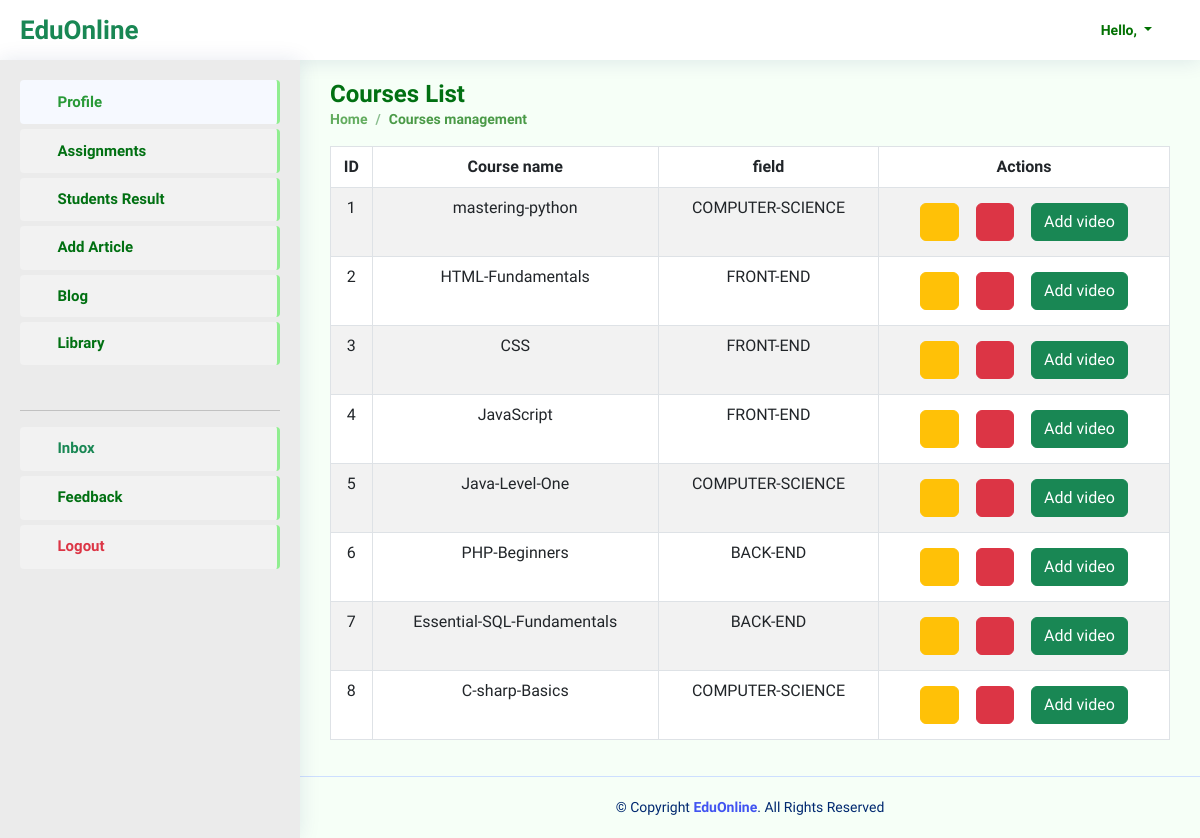
The page /course/courses-management on the database as committed earlier.
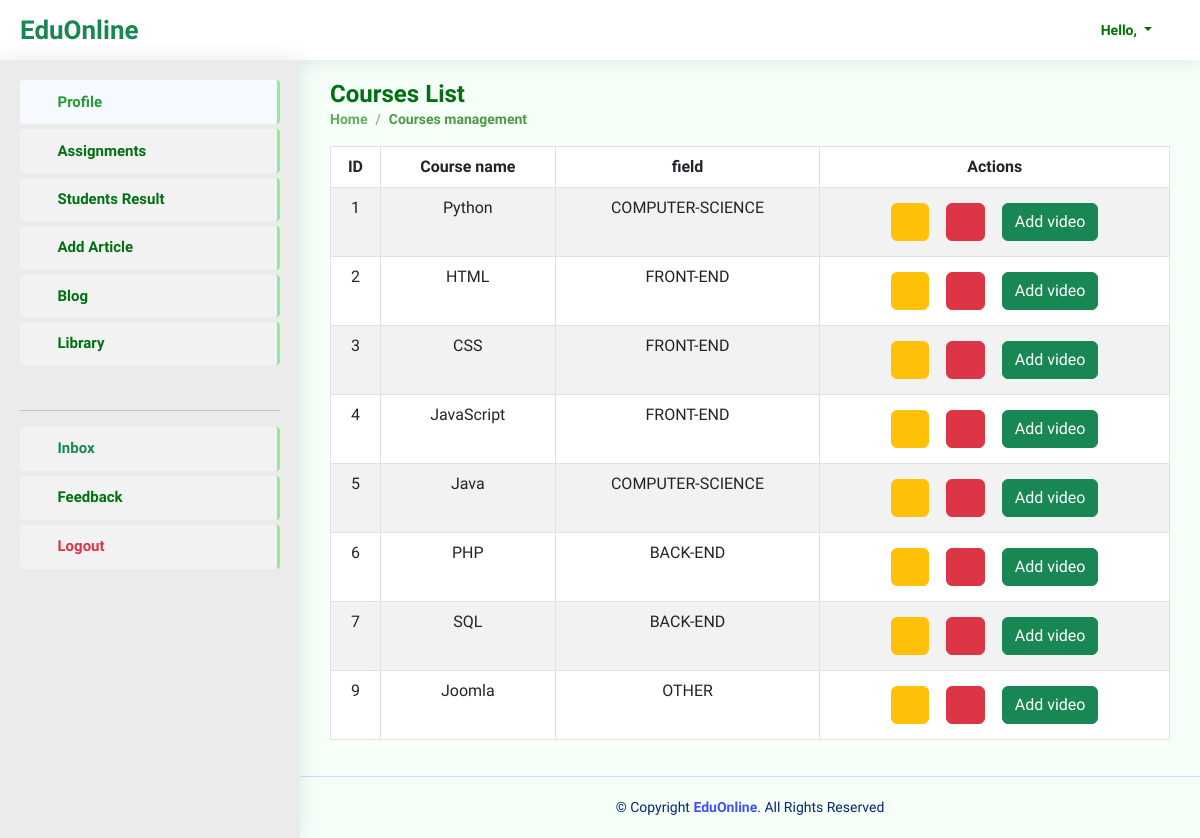
The same page on the database as committed later.
### course/models.py (models this page shows, shortened)
class Course(models.Model):
    course_name = models.CharField(max_length=50)
    description = models.TextField()
    image = models.ImageField(upload_to='courses/')
    fields = [
        ('COMPUTER-SCIENCE', 'Computer Science'),
        ('FRONT-END', 'Front End'),
        ('BACK-END', 'Back End'),
        ('FULLSTACK', 'Full stack'),
        ('MOBILE-DEVELOPMENT', 'Mobile Development'),
        ('GRAPHIC-DESIGN', 'Graphic Design'),
        ('MOTION-GRAPHICS', 'Motion Graphics'),
        ('MARKETING', 'Marketing'),
        ('PHOTOGRAPHY', 'Photography'),
        ('OTHER', 'Other'),
    ]
    field = models.CharField(max_length=30, choices=fields)

### course/views.py (the view)
# urls.py: path('courses-management', views.management, name='course-manage'),
def management(request):
    courses = Course.objects.all()
    context = {
        'courses':courses,
        'student':is_student(request.user),
        'teacher':is_teacher(request.user),
    }
    return render(request, 'courses/management.html', context)

### accounts/views.py (called while the page is built)
def is_teacher(user):
    return user.groups.filter(name='TEACHER').exists()

def is_student(user):
    return user.groups.filter(name='STUDENT').exists()

### templates/courses/management.html (shortened to what this page needs)
{% extends 'base.html' %}
{% load widget_tweaks %}
{% block pageTitle %} Courses List {% endblock pageTitle %}
{% block currentPage %} Courses management {% endblock currentPage %}
{% block content %}
<table class="table table-bordered table-striped table-hover">
    <thead class="thead-light" align="center">
        <tr>
            <th>ID</th>
            <th>Course name</th>
            <th>field</th>
            <th>Actions</th>
        </tr>
    </thead>
    <tbody align="center">
        {% for course in courses %}
        <tr>
            <td>{{ course.id }}</td>
            <td>{{ course.course_name }}</td>
            <td>{{ course.field }}</td>
            <td>
                        <a href="{% url 'edit-course' course.id %}" class="btn btn-warning"><i
                            class="bi bi-pencil-square"></i></a>
                            <form method="post" class="btn">
                                <button type="submit" class="btn btn-danger"><i class="bi bi-trash3-fill"></i></button>
                            </form>
                        <a href="{% url 'upload-video' course.id %}" class="btn btn-success">Add video</a>
            </td>
        </tr>
        {% endfor %}
    </tbody>
</table>
{% endblock content %}

Rows that differ between the two databases and show on the page:
removed Course: id "8", course_name "C-sharp-Basics", field "COMPUTER-SCIENCE"
changed Course id 1: course_name "mastering-python" → "Python"
changed Course id 2: course_name "HTML-Fundamentals" → "HTML"
changed Course id 5: course_name "Java-Level-One" → "Java"
changed Course id 6: course_name "PHP-Beginners" → "PHP"
changed Course id 7: course_name "Essential-SQL-Fundamentals" → "SQL"
added Course: id "9", course_name "Joomla", field "OTHER"
